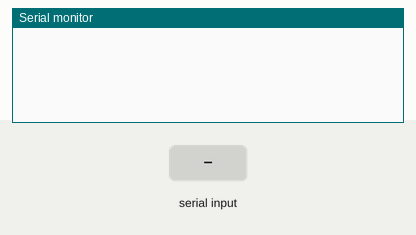
A sketch run on a simulated Arduino Uno, built with avr-gcc and run on an emulated ATmega328P. On the bench: the last lines printed to the serial monitor. The test bench sets the inputs (shaded band).

Above: at 4.2 s.
4.3 s: "90,45\n" received over Serial
At 5.0 s:
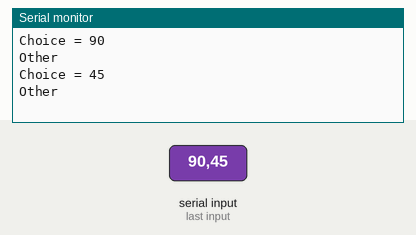
5.8 s: "1\n" received over Serial
At 6.5 s:
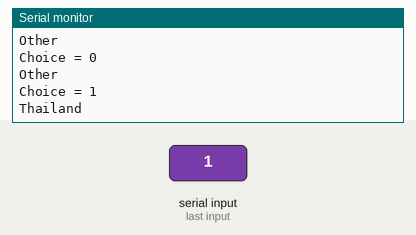
7.3 s: "2\n" received over Serial
At 7.6 s:
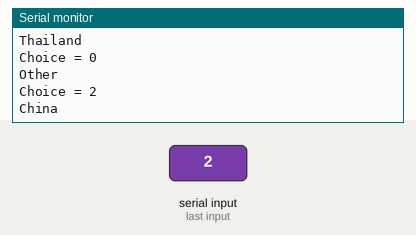
8.8 s: "3\n" received over Serial
At 9.6 s:
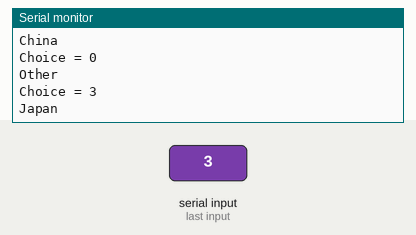
Timing chart, 0 to 11.3 s (numbered marks = the images above; inputs shaded):
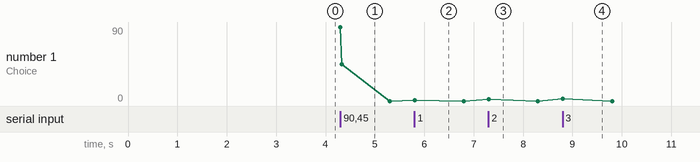

Measured:
- after the input at 4.3 s, the serial monitor: prints a new line at once (image 1)
- after the input at 5.8 s, the serial monitor: prints a new line at once (image 2)
- after the input at 7.3 s, the serial monitor: prints a new line at once (image 3)
- after the input at 8.8 s, the serial monitor: prints a new line at once (image 4)

The sketch:

exp5-6.ino
```cpp
int num;
void setup()
{
  Serial.begin(9600);
  delay(3000);
}

void loop()
{
   if (Serial.available() > 0)
   {
       num = Serial.parseInt();
       Serial.print  ("Choice = ");
       Serial.println(num);
       switch(num)
       {
       case 1:
          Serial.println("Thailand");
          break;
       case 2:
          Serial.println("China");
          break;
       case 3:
          Serial.println("Japan");
          break;
       default:
          Serial.println("Other");
          break;
       }
   }
}
```
